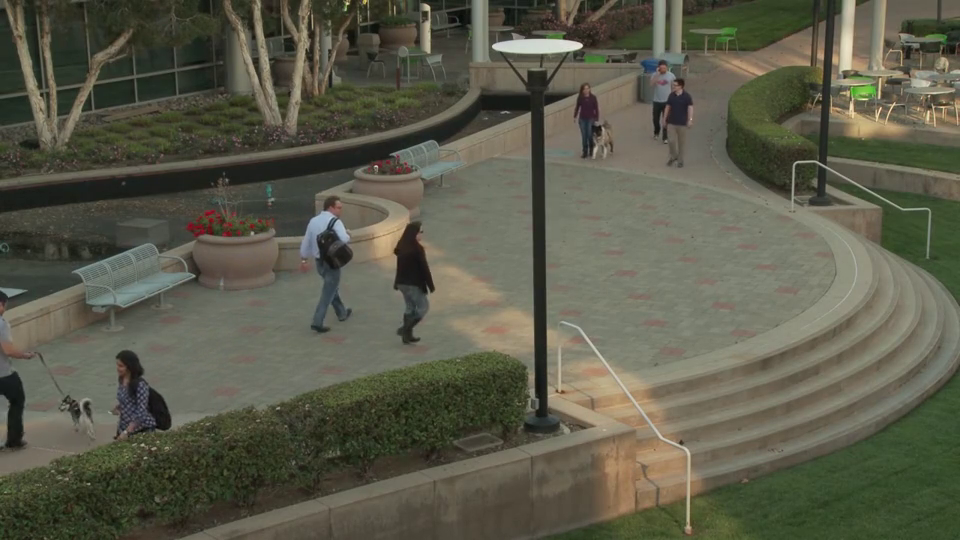
#> input picture frame 41 of pedestrians.mp4, 960 x 540 px
$ jupyter execute --allow-errors 'Social Distancing_Sparks Foundation_Task 3.ipynb'
#> lines starting #> are read from the running program, lines starting #| are printed output that depends on the picture
[cell 1]
import cv2
import numpy as np
import math
import os
import config
import load_model

[cell 2]
colors = config.COLORS
#> (the rest of this cell did not finish here and is left out)

[cell 3]
video = cv2.VideoCapture("pedestrians.mp4")
configuration = config.ONE
#> (the rest of this cell did not finish here and is left out)

[cell 4]
weightsPath =  r"yolov3.weights"
cfgPath =  r"yolov3.cfg.txt"
coco_namePath = r"coco.names.txt"

#> (the rest of this cell did not finish here and is left out)

[cell 5]
def main():

    while True:
        stat_H, stat_L = 0, 0
        centroids = []
        box_colors = []
        detectedBox = []
        ret, frame = video.read()
#> frame is the input picture: shape (540, 960, 3); mean B, G, R 74.4, 90.7, 90.9

        if ret:
            frame_resized = cv2.resize(frame, (416,416)) # resize frame for prediction
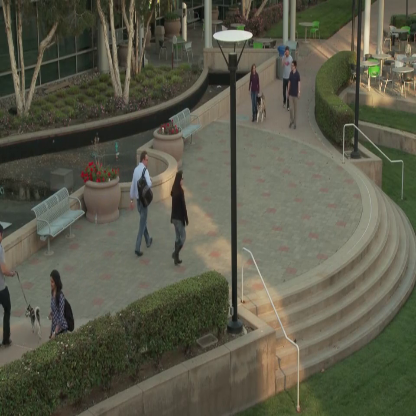
#> frame_resized: shape (416, 416, 3); mean B, G, R 74.3, 90.6, 90.8
        else:
            break
        frame_rgb = cv2.cvtColor(frame, cv2.IMREAD_COLOR)
        height, width, channels = frame.shape
#> height = 540; width = 960; channels = 3


        blob = cv2.dnn.blobFromImage(frame_resized, 0.00392, (416, 416), (0, 0, 0), True, crop=False)

        net.setInput(blob)
        outs = net.forward(output_layers)

        class_ids = []
        confidences = []
        boxes = []
        for out in outs:
            for detection in out:
                scores = detection[5:]
                class_id = np.argmax(scores)
                confidence = scores[class_id]

                if confidence > 0.5 and class_id == 0:


                    center_x = int(detection[0] * width)
                    center_y = int(detection[1] * height)
                    w = int(detection[2] * width)
                    h = int(detection[3] * height)


                    x = int(center_x - w / 2)
                    y = int(center_y - h / 2)

                    boxes.append([x, y, w, h])
                    confidences.append(float(confidence))
                    class_ids.append(class_id)

        indexes = cv2.dnn.NMSBoxes(boxes, confidences, 0.5, 0.4)

        for i in range(len(boxes)):
            if i in indexes:
                x, y, w, h = boxes[i]

                xmin = x
                ymin = y
                xmax = (x + w)
                ymax = (y + h)
                xmid, ymid, centroid = calculateCentroid(xmin,ymin,xmax,ymax)
                detectedBox.append([xmin,ymin,xmax,ymax,centroid])

                my_color = 0
                for k in range (len(centroids)):
                    c = centroids[k]

                    if get_distance(c[0],centroid[0],c[1],centroid[1]) <= distance:
                        box_colors[k] = 1
                        my_color = 1
                        cv2.line(frame, (int(c[0]),int(c[1])), (int(centroid[0]),int(centroid[1])), YELLOW, 1,cv2.LINE_AA)
                        cv2.circle(frame, (int(c[0]),int(c[1])), 3, ORANGE, -1,cv2.LINE_AA)
                        cv2.circle(frame, (int(centroid[0]),int(centroid[1])), 3, ORANGE, -1,cv2.LINE_AA)
                        break
                centroids.append(centroid)
                box_colors.append(my_color)

        for i in range (len(detectedBox)):
            x1 = detectedBox[i][0]
            y1 = detectedBox[i][1]
            x2 = detectedBox[i][2]
            y2 = detectedBox[i][3]
            xc = ((x2+x1)/2)
            yc = y2-5
            centroide = (int(xc),int(yc))

            if box_colors[i] == 0:
                color = GREEN
                draw_detection_box(frame,x1,y1,x2,y2,color)
                label = " SAFE "
                labelSize, baseLine = cv2.getTextSize(label, cv2.FONT_HERSHEY_SIMPLEX, 0.5, 2)

                y1label = max(y1, labelSize[1])
                cv2.rectangle(frame, (x1, y1label - labelSize[1]),(x1 + labelSize[0], y1 + baseLine), WHITE, cv2.FILLED)
                cv2.putText(frame, label, (x1, y1), cv2.FONT_HERSHEY_SIMPLEX, 0.5, GREEN, 1,cv2.LINE_AA)
                stat_L += 1

            else:
                color = RED
                draw_detection_box(frame,x1,y1,x2,y2,color)
                label = " UNSAFE  "
                labelSize, baseLine = cv2.getTextSize(label, cv2.FONT_HERSHEY_SIMPLEX, 0.5, 2)

                y1label = max(y1, labelSize[1])
                cv2.rectangle(frame, (x1, y1label - labelSize[1]),(x1 + labelSize[0], y1 + baseLine), WHITE, cv2.FILLED)
                cv2.putText(frame, label, (x1, y1), cv2.FONT_HERSHEY_SIMPLEX, 0.5, RED, 1,cv2.LINE_AA)
                stat_H += 1

        cv2.imshow("Social Distance System", frame)

        if cv2.waitKey(1) >= 0:
            break

    video.release()


$ run again, starting later in the video
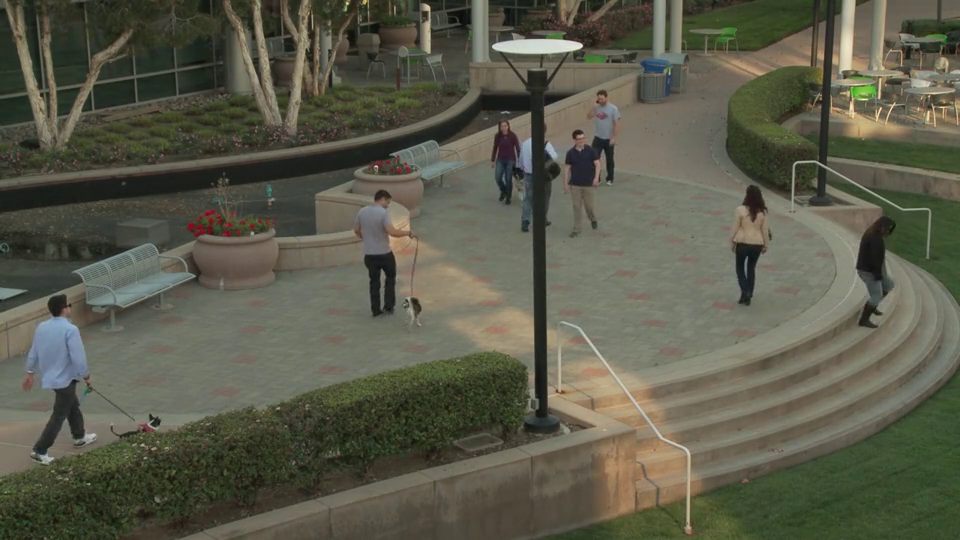
#> input picture frame 188 of pedestrians.mp4, 960 x 540 px
#> in main, frame is the input picture: shape (540, 960, 3); mean B, G, R 74.3, 90.5, 90.4
#> in main, `frame_resized = cv2.resize(frame, (416,416))`:
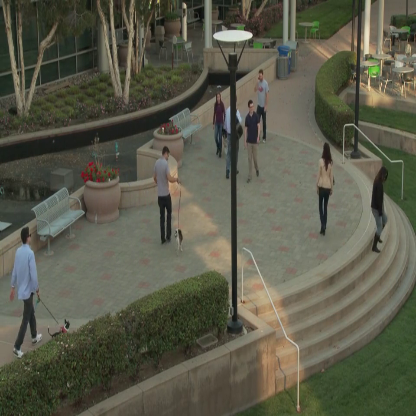
#> frame_resized: shape (416, 416, 3); mean B, G, R 74.2, 90.4, 90.3

$ run again, starting later in the video
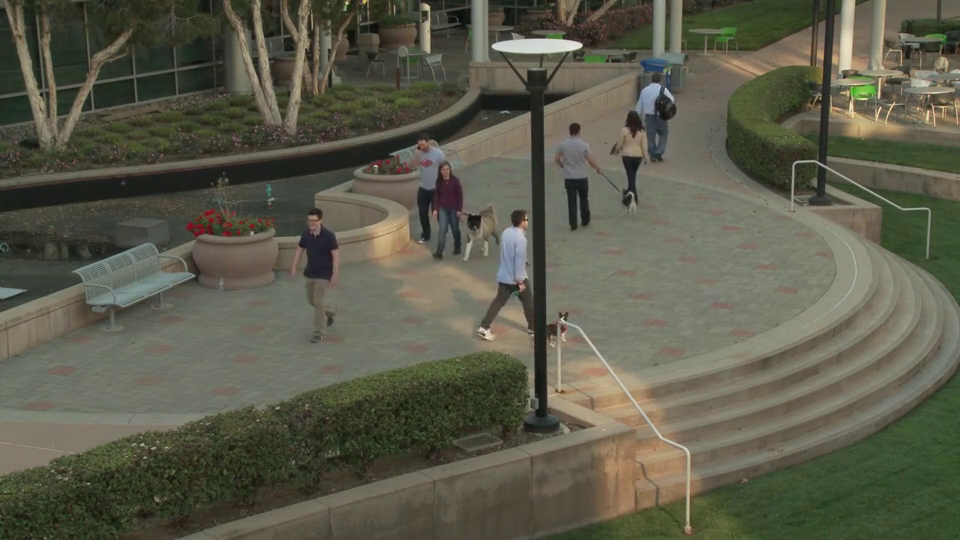
#> input picture frame 335 of pedestrians.mp4, 960 x 540 px
#> in main, frame is the input picture: shape (540, 960, 3); mean B, G, R 75, 91.3, 91.7
#> in main, `frame_resized = cv2.resize(frame, (416,416))`:
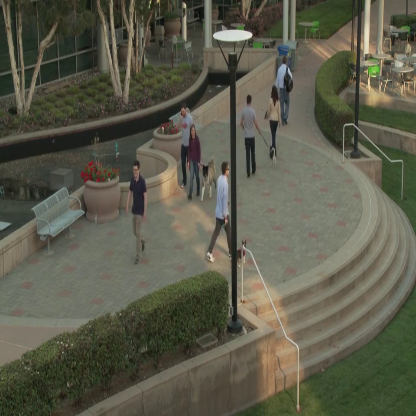
#> frame_resized: shape (416, 416, 3); mean B, G, R 74.8, 91.2, 91.5
